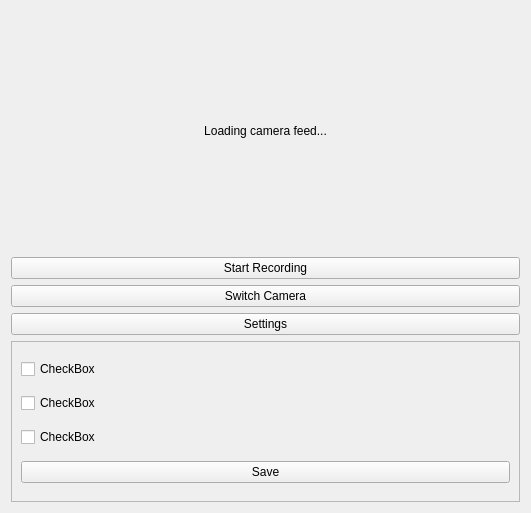
<?xml version="1.0" encoding="UTF-8"?>
<ui version="4.0">
 <class>MainWindow</class>
 <widget class="QWidget" name="MainWindow">
  <property name="geometry">
   <rect>
    <x>0</x>
    <y>0</y>
    <width>531</width>
    <height>513</height>
   </rect>
  </property>
  <property name="windowTitle">
   <string>SignAI - Desktop</string>
  </property>
  <layout class="QVBoxLayout" name="verticalLayout">
   <item>
    <widget class="QLabel" name="videofeedlabel">
     <property name="minimumSize">
      <size>
       <width>320</width>
       <height>240</height>
      </size>
     </property>
     <property name="text">
      <string>Loading camera feed...</string>
     </property>
     <property name="alignment">
      <set>Qt::AlignmentFlag::AlignCenter</set>
     </property>
    </widget>
   </item>
   <item>
    <widget class="QPushButton" name="recordButton">
     <property name="text">
      <string>Start Recording</string>
     </property>
    </widget>
   </item>
   <item>
    <widget class="QPushButton" name="switchcam">
     <property name="text">
      <string>Switch Camera</string>
     </property>
    </widget>
   </item>
   <item>
    <widget class="QPushButton" name="settingsButton">
     <property name="text">
      <string>Settings</string>
     </property>
    </widget>
   </item>
   <item>
    <widget class="QFrame" name="settingsPanel">
     <property name="styleSheet">
      <string notr="true"/>
     </property>
     <property name="frameShape">
      <enum>QFrame::Shape::StyledPanel</enum>
     </property>
     <property name="frameShadow">
      <enum>QFrame::Shadow::Raised</enum>
     </property>
     <layout class="QVBoxLayout" name="verticalLayout_2">
      <item>
       <widget class="QCheckBox" name="checkBox">
        <property name="text">
         <string>CheckBox</string>
        </property>
       </widget>
      </item>
      <item>
       <widget class="QCheckBox" name="checkBox_3">
        <property name="text">
         <string>CheckBox</string>
        </property>
       </widget>
      </item>
      <item>
       <widget class="QCheckBox" name="checkBox_2">
        <property name="text">
         <string>CheckBox</string>
        </property>
       </widget>
      </item>
      <item>
       <widget class="QPushButton" name="saveSettingsButton">
        <property name="text">
         <string>Save</string>
        </property>
       </widget>
      </item>
     </layout>
    </widget>
   </item>
  </layout>
 </widget>
 <resources/>
 <connections/>
</ui>
